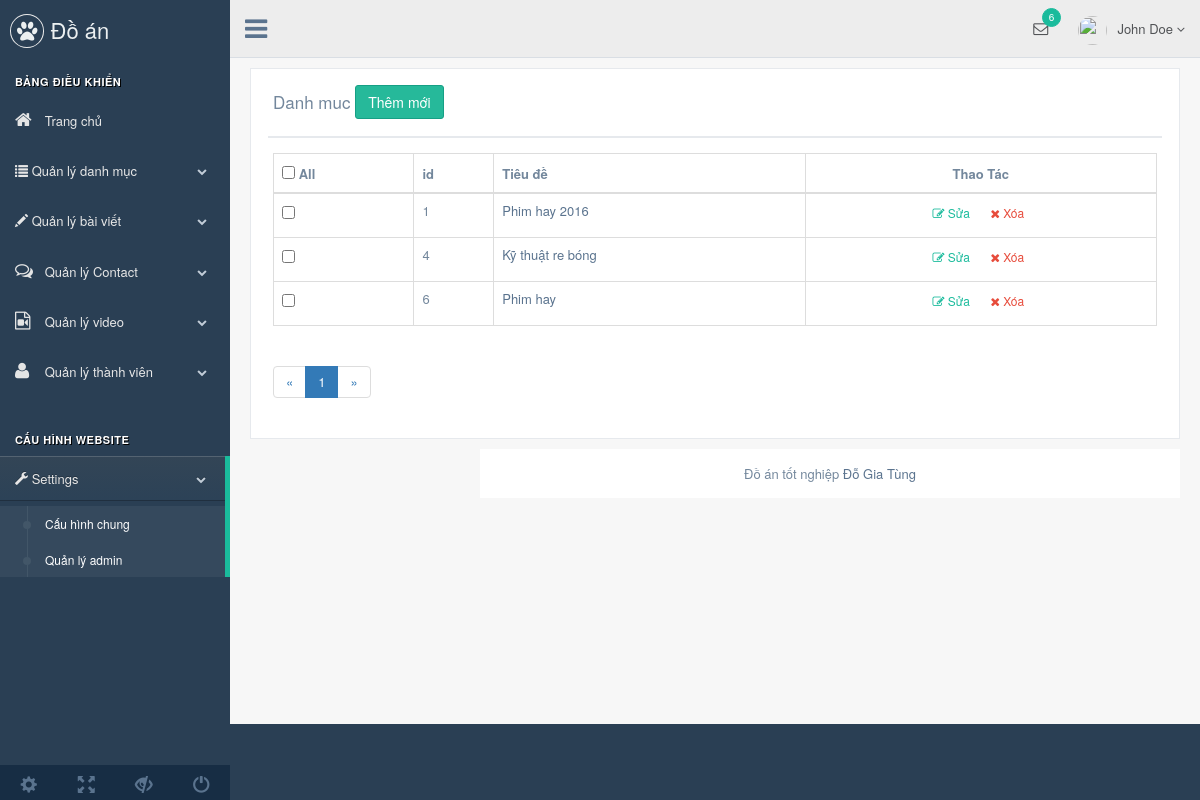
/admin/modules/video/index.php, run on the app's committed database.
### tables this page shows
CREATE TABLE `video` (
  `id` int(11) NOT NULL,
  `name` varchar(255) DEFAULT NULL,
  `slug` varchar(255) DEFAULT NULL,
  `url` varchar(255) DEFAULT NULL,
  `admin_id` int(11) DEFAULT NULL,
  `created_at` timestamp NULL DEFAULT CURRENT_TIMESTAMP,
  `updated_at` timestamp NULL DEFAULT CURRENT_TIMESTAMP ON UPDATE CURRENT_TIMESTAMP
);

### libraries/Database.php (called while the page is built, shortened)
<?php
    class Database
    {
        public $link;
        public function __construct()
        {
            $this->link = mysqli_connect("localhost","root","","DoGiaTung") or die ();
            mysqli_set_charset($this->link,"utf8");
        }
        public function countTable($table)
        {
            $sql = "SELECT id FROM  {$table}";
            $result = mysqli_query($this->link, $sql) or die("Lỗi Truy Vấn countTable----" .mysqli_error($this->link));
            $num = mysqli_num_rows($result);
            return $num;
        }
        public  function fetchJone($table,$sql ,$page = 0,$row ,$pagi = false )
        {
            $data = [];
            if ($pagi == true )
            {
                $total = $this->countTable($table);
                $sotrang = ceil($total / $row);
                $start = ($page - 1 ) * $row ;
                $sql .= " LIMIT $start,$row";
                $data = [ "page" => $sotrang];
                $result = mysqli_query($this->link,$sql) or die("Lỗi truy vấn fetchJone ---- " .mysqli_error($this->link));
            }
            else
            {
                $result = mysqli_query($this->link,$sql) or die("Lỗi truy vấn fetchJone ---- " .mysqli_error($this->link));
            }
            if( $result)
            {
                while ($num = mysqli_fetch_assoc($result))
                {
                    $data[] = $num;
                }
            }
            return $data;
        }
    }
?>

### admin/autoload/autoload.php (called while the page is built, shortened)
<?php
    require_once __DIR__ . "/../../libraries/Database.php";
    $db = new Database();

### admin/modules/video/index.php (the view, shortened to what this page needs)
<?php
include __DIR__ ."/../../autoload/autoload.php";
if(isset($_GET['page']))
{
    $p = $_GET['page'];
}
else
{
    $p = 1;
}
$sql = " SELECT * FROM video WHERE 1";
$video = $db->fetchJone('video',$sql,$p, 5,true);
if(isset($video['page']))
{
    $sotrang =  $video['page'];
    unset($video['page']);
}
?>
<?php
    include __DIR__ ."/../../layouts/header.php";
 ?>
<div class="right_col" role="main">
   <div class="x_panel">
         <div class="x_title">
        <h2>Danh muc  <a href="add.php" class="btn btn-success">Thêm mới </a></h2>
        <div class="clearfix"></div>
    </div>
    <div class="x_content">
        <table class="table table-bordered" >
            <thead>
                <tr>
                    <th> <input type="checkbox" name="" id="checkall" > All</th>
                    <th> id </th>
                    <th> Tiêu đề </th>
                    <th class="text-center"> Thao Tác </th>
                </tr>
            </thead>
            <tbody>
                <?php foreach($video as $item) :?>
                <tr>
                   <td><input type="checkbox" name="checkid[]" class="checkone" value="<?php echo $item['id'] ?>"></td>
                   <td><?php echo $item['id'] ?></td>
                   <td>
                       <a href="#" data-toggle="tooltip" title='<?php echo $item['url'] ?>'><?php echo $item['name'] ?></a>
                    </td>
                   <td class="text-center">
                        <a href="edit.php?id=<?php echo $item['id'] ?>" class="btn default btn-xs green"><i class="fa fa-edit"></i> Sửa</a>
                        <a href="delete.php?id=<?php echo $item['id'] ?>" class="btn default btn-xs red confirmation" > <i class="fa fa-times"></i> Xóa</a>
                    </td>
                </tr>
                <?php endforeach ; ?>
            </tbody>
        </table>
        <nav aria-label="Page navigation" class="clearfix">
                        <ul class="pagination" >
                            <li>
                                <a href=""  aria-label="Previous">
                                    <span aria-hidden="true">&laquo;</span>
                                </a>
                            </li>
                            <?php for(  $i = 1 ; $i <= $sotrang ; $i++ ) : ?>
                                <?php
                                if(isset($_GET['page']))
                                {
                                    $p = $_GET['page'];
                                }
                                else
                                {
                                    $p = 1;
                                }
                                ?>
                                <li class="<?php echo ($i == $p) ? 'active' : ''  ?>">
                                    <a href="?page=<?php echo $i ;?>"><?php echo $i; ?></a>
                                </li>
                            <?php endfor; ?>
                            <li>
                                <a href="" aria-label="Next">
                                    <span aria-hidden="true">&raquo;</span>
                                </a>
                            </li>
                        </ul>
                    </nav>
    </div>
    </div>
<?php
     include __DIR__ ."/../../layouts/footer.php";
?>

### data on the page
video: id "1", name "Phim hay 2016"
video: id "4", name "Kỹ thuật re bóng"
video: id "6", name "Phim hay"
